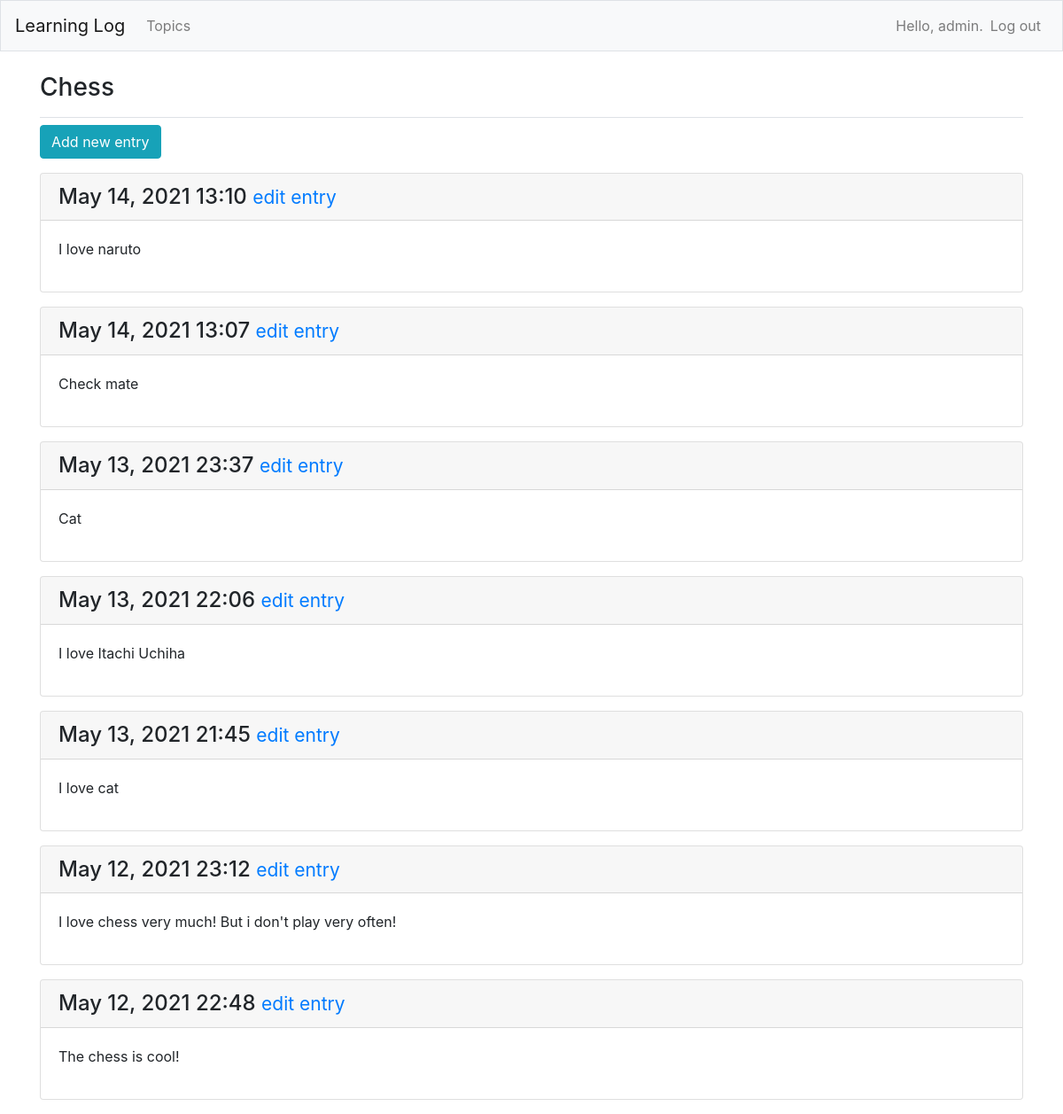
The page /topics/1/ (signed in) on the database its author committed.
### learning_log/models.py (models this page shows, shortened)
class Topic(models.Model):
    text = models.CharField(max_length=200)
    date_added = models.DateTimeField(auto_now_add=True)
    owner = models.ForeignKey(User, on_delete=models.CASCADE)
    def __str__(self):
        return self.text

class Entry(models.Model):
    topic = models.ForeignKey(Topic, on_delete=models.CASCADE)
    text = models.TextField()
    date_added = models.DateTimeField(auto_now_add=True)
    class Meta:
        verbose_name_plural = 'entries'

### learning_log/views.py (the view)
# urls.py: path('topics/<int:topic_id>/', views.topic, name='topic'),
@login_required
def topic(request, topic_id):
    topic = Topic.objects.get(id=topic_id)
    if topic.owner != request.user:
        raise Http404
    entries = topic.entry_set.order_by('-date_added')
    context = {'topic': topic, 'entries': entries}
    return render(request, 'topic.html', context)

### templates/topic.html
{% extends 'base.html' %}
{% block page_header %}
    <h3>{{ topic }}</h3>
  {% endblock page_header %}
{% block content %}
<p>
<a href="{% url 'learning_log:new_entry' topic.id %}"><button name="submit"
                                                              class="btn btn-info">Add new entry</button></a>
</p>
    {% for entry in entries %}
         <div class="card mb-3">
       <h4 class="card-header">
          {{ entry.date_added|date:'M d, Y H:i' }}
         <small><a href="{% url 'learning_log:edit_entry' entry.id %}">
              edit entry</a></small>
        </h4>
       <div class="card-body">
          {{ entry.text|linebreaks }}
        </div>
      </div>
    {% empty %}
      <li>There is nothing here yet!</li>
    {% endfor %}
{% endblock content %}

### templates/base.html (shortened to what this page needs)
{% load bootstrap4 %}
<!doctype html>
<html lang="en">
  <head>
         <body>
     <nav class="navbar navbar-expand-md navbar-light bg-light mb-4 border">
       <a class="navbar-brand" href="{% url 'learning_log:index'%}">
            Learning Log</a>
              <div class="collapse navbar-collapse" id="navbarCollapse">
       <ul class="navbar-nav mr-auto">
         <li class="nav-item">
            <a class="nav-link" href="{% url 'learning_log:topics'%}">
                Topics</a></li>
        </ul>
                       <ul class="navbar-nav ml-auto">
       {% if user.is_authenticated %}
          <li class="nav-item">
           <span class="navbar-text"}">Hello, {{ user.username }}.</span>
          </li>
 <li class="nav-item">
            <a class="nav-link" href="{% url 'users:logout' %}">Log out</a>
          </li>
        {% else %}
          <li class="nav-item">
            <a class="nav-link" href="{% url 'users:register' %}">Register</a>
          </li>
          <li class="nav-item">
            <a class="nav-link" href="{% url 'users:login' %}">Log in</a></li>
        {% endif %}
      </ul>
   </div>
  </nav>
        <main role="main" class="container">
     <div class="pb-2 mb-2 border-bottom">
        {% block page_header %}{% endblock page_header %}
      </div>
     <div>
         {% block content %}{% endblock content %}
      </div>
    </main>
  </body>
  </html>
    {% bootstrap_css %}
   </head>

### rows shown on the page
Topic: text "Chess"
Entry: date_added "May 14, 2021 13:10", text "I love naruto"
Entry: date_added "May 14, 2021 13:07", text "Check mate"
Entry: date_added "May 13, 2021 23:37", text "Cat"
Entry: date_added "May 13, 2021 22:06", text "I love Itachi Uchiha"
Entry: date_added "May 13, 2021 21:45", text "I love cat"
Entry: date_added "May 12, 2021 23:12", text "I love chess very much! But i don't play very often!"
Entry: date_added "May 12, 2021 22:48", text "The chess is cool!"

### other values the page prints
{{ user.username }} "admin"
